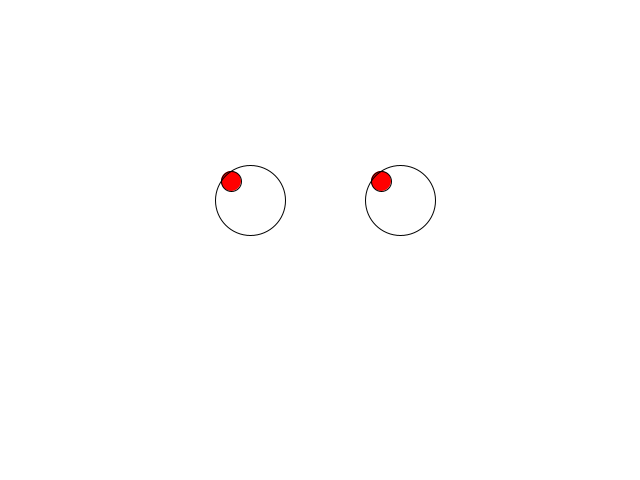
Frame 1 (no input)
Frame 60 (the mouse pressed at the canvas centre just before this capture): identical to frame 1, image omitted
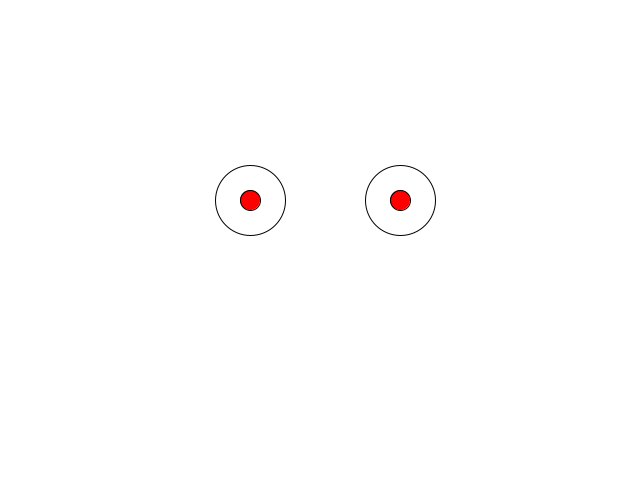
Frame 120 (the mouse held since frame 60 and released just before this capture)

The Processing sketch that drew these frames (run headless with seeded random() and noise(); from frame 60 on, the mouse is pressed at the canvas centre):

// Processing sketch: processing_185353
// ── processing_185353.pde

// Tyler Ocwieja
// DMS110: HW3
// 2-10-15

int x,y;
float xIntheBox;
float yIntheBox;
int x_cord;
int y_cord;
int spacing;
float cR;


void setup(){
  size(640,480);
}

void draw(){
  background(255);
  fill (255, 0, 0);
  x = mouseX; // dont even have to know the values this does it for you
  y = mouseY;
  x_cord = 250; // can change these values to move position of eyes
  y_cord = 200;
  spacing = 150; // changes spacing of eyes
  // map(value,start1,stop1,start2,stop2)
  xIntheBox = map(x, 0, 639, x_cord-35+16, x_cord+35-16);   // map(value,window size, window size,start value of rec,start value plus width)
  yIntheBox = map(y, 0, 479, y_cord-35+16, y_cord+35-16);
  ellipse(xIntheBox, yIntheBox, 20, 20); // Pupils
  ellipse(xIntheBox+spacing,yIntheBox, 20, 20);
  noFill();
  ellipse(x_cord,y_cord,70,70); // x-po,y-po, x-size, y-size
  ellipse(x_cord+spacing,y_cord, 70, 70);
}
